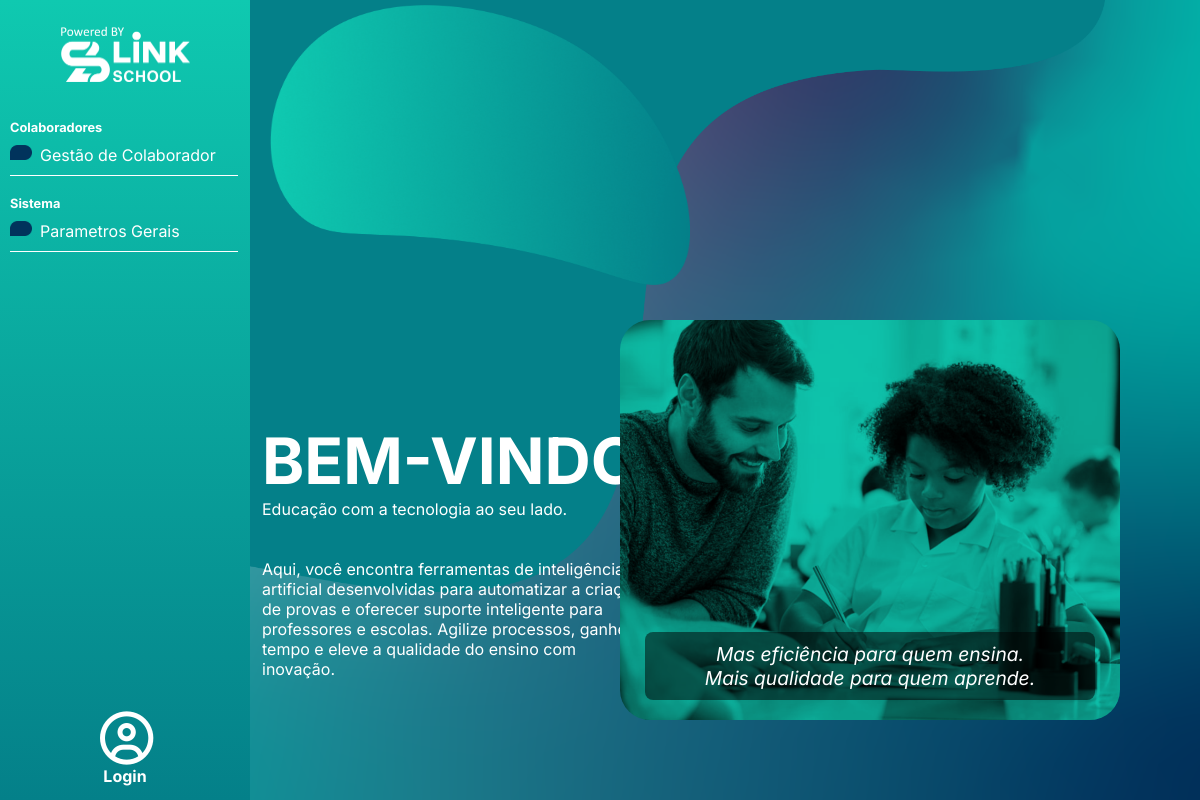
/ (signed in), run on the app's committed database.
### LSDash/models.py (models this page shows, shortened)
class Pagina(models.Model):
    codigo = models.CharField(max_length=50, unique=True)  # Código único da página
    nome = models.CharField(max_length=100, unique=True)  # Nome da página
    descricao = models.TextField(null=True, blank=True)  # Descrição da página
    familia = models.ForeignKey(FamiliaPagina, on_delete=models.CASCADE, related_name='paginas')  # Relacionamento com a família de páginas

class FamiliaPagina(models.Model):
    nome_exibicao = models.CharField(max_length=100)  # Nome exibido da família de páginas
    descricao = models.TextField(null=True, blank=True)  # Descrição da família (opcional)

### LSDash/views.py (the view)
# urls.py: path('', views.HomeView.as_view(), name='home'),
class HomeView(LoginRequiredMixin, TemplateView):
    template_name = 'index.html'
    def get_context_data(self, **kwargs):
        context = super().get_context_data(**kwargs)
        context["title"] = "Home"
        return context

### LSDash/models.py (called while the page is built)
    def obter_paginas_por_familia(self):
        paginas_por_familia = {}
        for pagina in self.paginas.select_related('familia').all():
            familia_nome = pagina.familia.nome_exibicao
            if familia_nome not in paginas_por_familia:
                paginas_por_familia[familia_nome] = []
            paginas_por_familia[familia_nome].append(pagina)
        return paginas_por_familia

### LSDash/templates/index.html (shortened to what this page needs)
{% extends "global/base.html" %}
{% load static %}
{% block style %}
  <link rel="stylesheet" href="{% static "LSDash/css/index.css" %}">
{% endblock style %}
{% block page-content %}
  <header>
    {% include "global/partials/navbar.html" %}
  </header>
  <main>
    <div class="overlay-stripes">
      <img src="{% static 'LSDash/img/indexsobreposc.png' %}" alt="imagem de fundo pro index" class="img-fluid">
    </div>
    <div class="overlay-stripes2">
      <img src="{% static 'LSDash/img/indexsobreposc2.png' %}" alt="imagem de fundo pro index" class="img-fluid">
    </div>
    <div class="index-content">
      <div class="welcome-title">
        <div class="title-wellcome">
          <h1>BEM-VINDO</h1>
        </div>
        <div class="subtitle-wellcome">
          <p>Educação com a tecnologia ao seu lado.</p>
        </div>
      </div>
      <div class="text-wellcome">
        <p>
          Aqui, você encontra ferramentas de inteligência artificial desenvolvidas para
          automatizar a criação de provas e oferecer suporte inteligente para professores
          e escolas. Agilize processos, ganhe tempo e eleve a qualidade do ensino com inovação.
        </p>
      </div>
    </div>
    <div class="carousel">
      <div class="slide slide-1 active">
        <img src="{% static 'LSDash/img/index-img.png' %}" alt="Imagem 1">
        <div class="carousel-text">
          <p>Mas eficiência para quem ensina.</p>
          <p>Mais qualidade para quem aprende.</p>
        </div>
      </div>
      <div class="slide slide-2">
        <div class="carousel-text">
          <p>Texto da segunda imagem</p>
        </div>
      </div>
    </div>
  </main>
{% endblock page-content%}

### base/global/partials/navbar.html (shortened to what this page needs)
{% load static %}
<div class="navbar" id="dropdownMenu">
  <div class="logo">
    <a href="{% url 'home' %}">
      <img src="{% static "global/img/navbar-logo.png" %}" alt="Logo da Navbar">
    </a>
  </div>
  <div class="container-main">
    <div class="navbar-itens">
      {% for familia, paginas in user.obter_paginas_por_familia.items %}
        <div class="familia-navbar">
          <h5 class="title-navbar-itens">{{ familia }}</h5>
          <ul class="list-itens-navbar">
            {% for pagina in paginas %}
              <li class="navbar__link">
                <img src="{% static "global/img/point-asset.png" %}">
                <a href="/{{ pagina.codigo }}/" class="{% if request.path == '/'|add:pagina.codigo|add:'/' %}active-page{% endif %}">{{ pagina.nome }}</a>
              </li>
            {% endfor %}
          </ul>
          <div class="line"></div>
        </div>
      {% endfor %}
    </div>
    <div class="footer">
      {% if user.is_authenticated %}
        <form action="{% url 'logout' %}" method="post">
          <button type="submit">
            <i class="fa-regular fa-circle-user"></i>
            <p>Login</p>
          </button>
        </form>
      {% endif %}
    </div>
  </div>
</div>

### base/static/global/css/style-base.css (style rules this page uses)
:root { --font-family: "Inter", sans-serif; }
* { margin: 0px; padding: 0px; box-sizing: border-box; }
body { display: flex; background-image: url(../img/background-transparent.png); background-size: cover; background-position: center; width: 100vw; height: 100vh; }

### base/static/global/css/navbar.css (style rules this page uses)
.navbar { background: linear-gradient(to bottom, #0fc9B0, #048089); display: flex; flex-direction: column; align-items: center; width: 250px; height: 100%; }
.logo { display: flex; justify-content: center; align-items: center; width: 100%; height: 130px; margin-bottom: 10px; }
.logo img { width: 130px; }
.container-main { display: flex; flex-direction: column; justify-content: space-between; height: 100%; width: 100%; }
.navbar-itens { display: flex; flex-direction: column; gap: 20px; height: 100%; }
.familia-navbar { display: flex; flex-direction: column; padding-left: 10px; gap: 10px; width: 100%; }
.familia-navbar h5 { color: #fff; font-family: var(--font-family); font-size: 0.8em; }
.navbar__link { display: flex; gap: 8px; width: 100%; }
.navbar__link img { width: 22px; height: 15px; }
.list-itens-navbar { display: flex; flex-direction: column; gap: 10px; list-style: none; }
.list-itens-navbar a { color: #fff; font-family: var(--font-family); font-size: 1em; text-decoration: none; }
.line { background-color: #fff; width: 95%; height: 1px; }
.footer { display: flex; justify-content: center; align-items: center; width: 100%; height: 120px; }
.footer button { background-color: transparent; width: 50px; height: 50px; border: none; border-radius: 50%; cursor: pointer; }
.footer p { color: #fff; font-family: "Inter", sans-serif; font-size: 1.2em; font-weight: bold; }
.footer i { color: #fff; font-size: 4em; }

### LSDash/static/LSDash/css/index.css (style rules this page uses)
:root { --font-family: "Inter", sans-serif; }
body { background-image: url(../img/background.png); color: #fff; font-family: var(--font-family); }
main { position: relative; }
.overlay-stripes { position: fixed; z-index: -1; }
.overlay-stripes img { width: 90%; }
.overlay-stripes2 { position: fixed; top: 5px; left: 270px; }
.overlay-stripes2 img { width: 420px; height: 280px; }
.index-content { display: flex; flex-direction: column; justify-content: center; gap: 40px; position: fixed; bottom: 0px; width: 400px; height: 500px; padding-left: 12px; }
.welcome-title { display: flex; flex-direction: column; justify-content: center; width: 100%; }
.welcome-title h1 { font-size: 4em; }
.carousel { position: fixed; bottom: 80px; right: 80px; width: 500px; height: 400px; overflow: hidden; }
.slide { position: absolute; top: 0; left: 0; width: 100%; height: 100%; opacity: 0.4; transform: scale(0.92) translateY(30px); transition: all 1s ease-in-out; z-index: 1; }
.slide img { width: 100%; height: 100%; object-fit: cover; border-radius: 30px; }
.slide.active { opacity: 1; transform: scale(1) translateY(0); z-index: 2; }
.carousel-text { display: flex; flex-direction: column; position: absolute; bottom: 20px; left: 50%; width: 90%; transform: translateX(-50%); color: white; font-size: 1.2em; text-align: center; background-color: rgba(0, 0, 0, 0.5); padding: 10px; border-radius: 8px; font-style: italic; }

### data on the page
Pagina: nome_exibicao "Colaboradores", nome "Gestão de Colaborador"
Pagina: nome_exibicao "Sistema", nome "Parametros Gerais"
